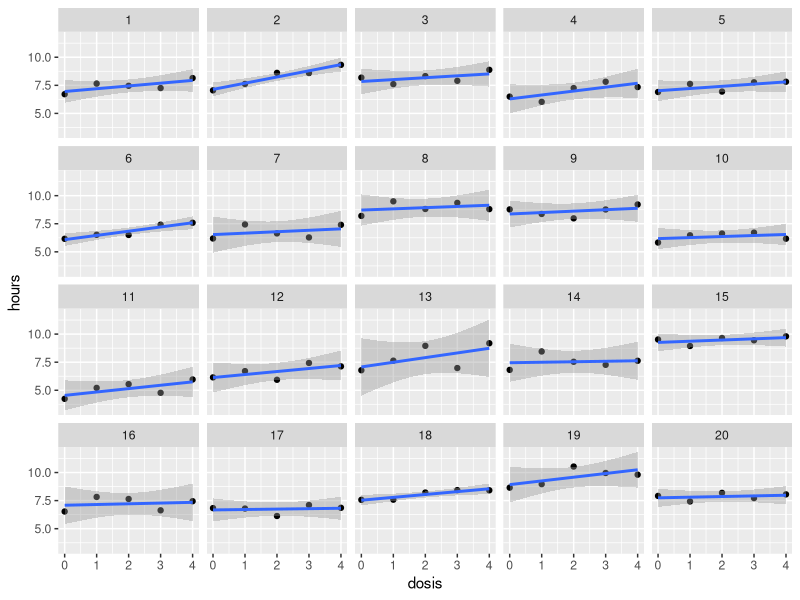
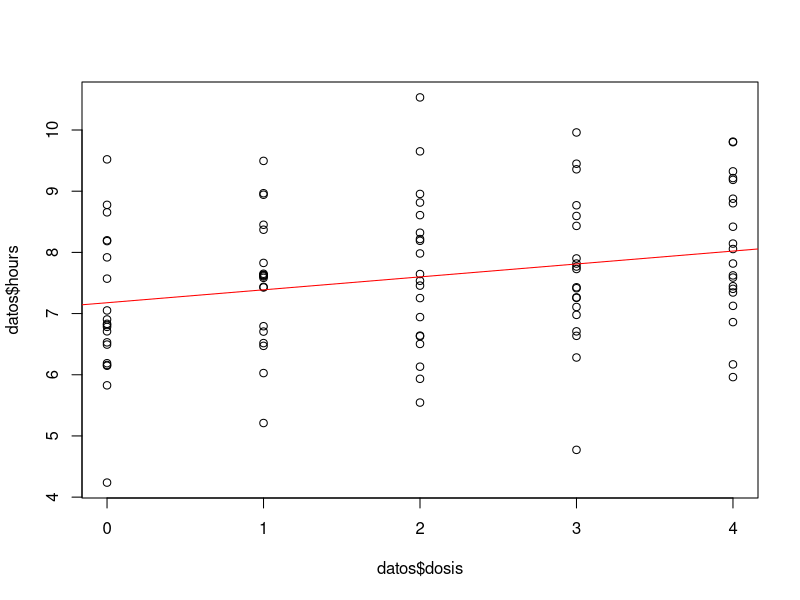
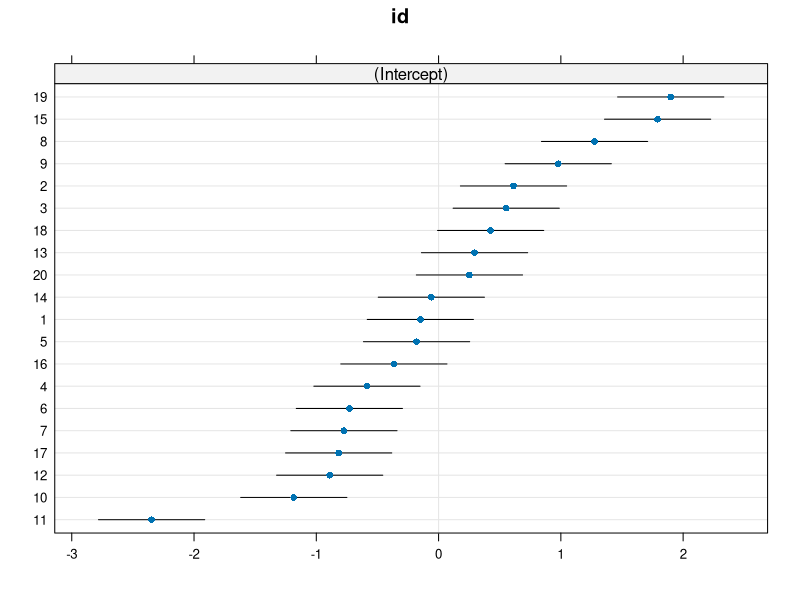
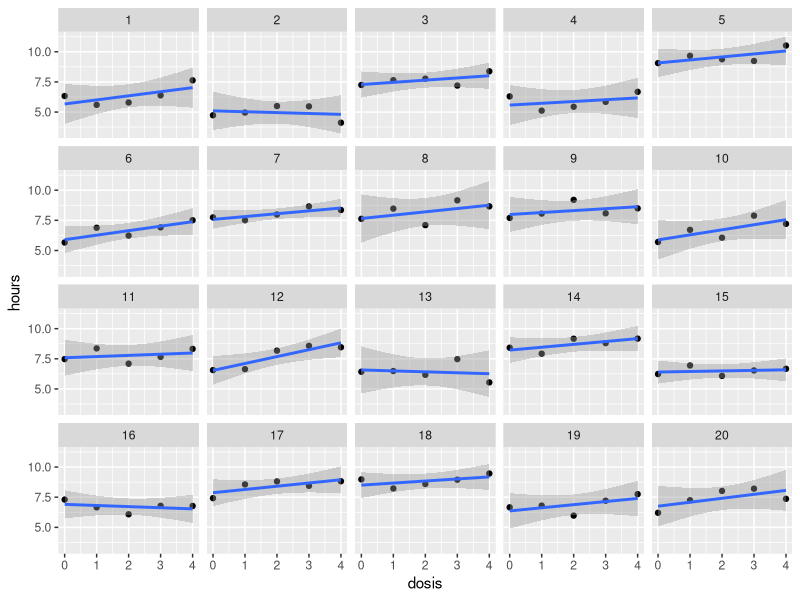
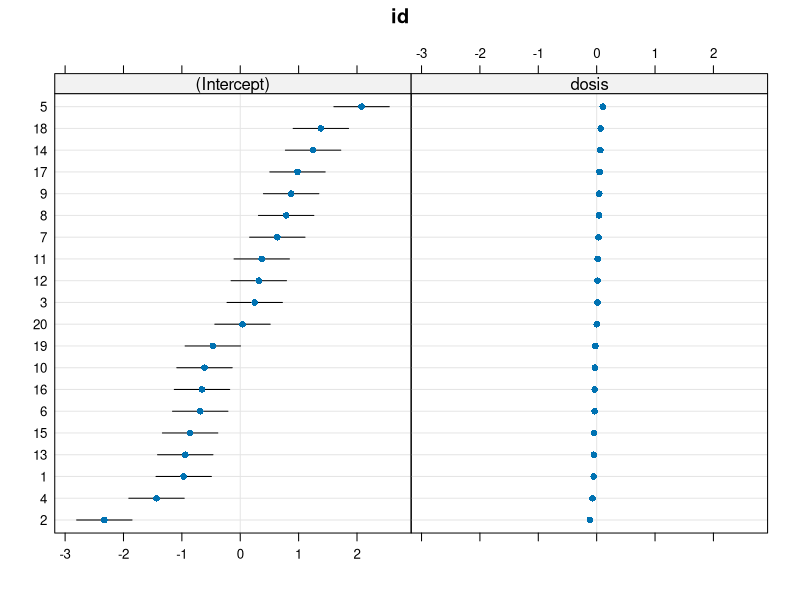
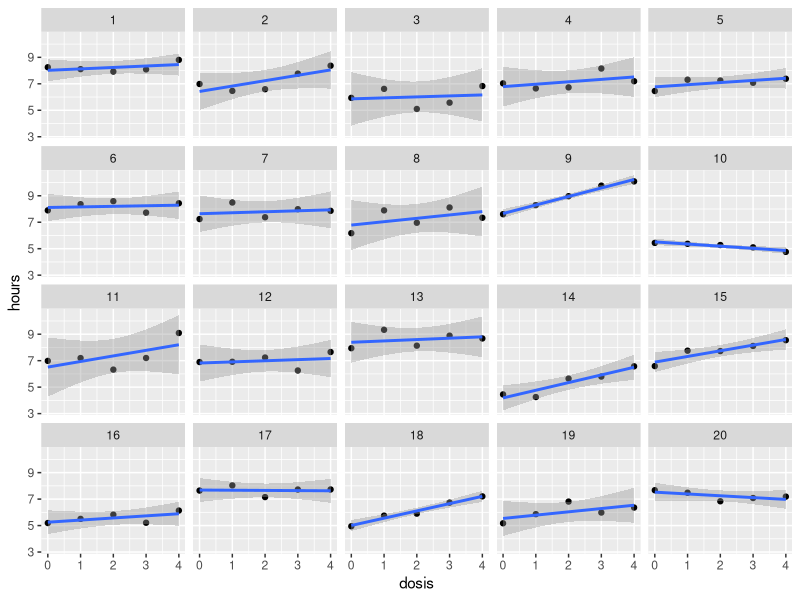

The R script that drew these images, in order:
##########################################################################################
# @gilbellosta, 2018-05-26
# Generative model for longitudinal data (mixed models)
##########################################################################################
setwd("~/Projectes/R/CursBayesianStatistics/session_03")
library(plyr)
library(ggplot2)
library(lme4)
library(lattice)

#-----------------------------------------------------------------------------------------
# Random intercepts, fixed slopes
#-----------------------------------------------------------------------------------------

slope <- 0.2

dose_levels <- 0:4
n_subjects <- 20

hours_without <- rnorm(n_subjects, 7, 1)

datos <- ldply(1:n_subjects, function(i) 
  data.frame(id = i, 
             dosis = dose_levels, 
             hours = hours_without[i] + slope * dose_levels + 
               rnorm(length(dose_levels), 0, 0.5)
             ))

datos$id <- factor(datos$id)

ggplot(datos, aes(x = dosis, y = hours)) + 
  geom_point() + 
  geom_smooth(method = "lm") +
  facet_wrap(~id)


## model fitting (without using mixed models yet)

plot(datos$dosis, datos$hours)
abline(lm(hours ~ dosis, data = datos), col = "red")

modelo_00 <- lm(hours ~ dosis, data = datos)
summary(modelo_00)

modelo_01 <- lm(hours ~ id + dosis, data = datos)
modelo_01 <- lm(hours ~ -1 + id + dosis, data = datos)
summary(modelo_01)

modelo_02 <- lmer(hours ~ dosis + (1 | id), data = datos)
summary(modelo_02)

dotplot(ranef(modelo_02, condVar = TRUE))

#-----------------------------------------------------------------------------------------
# Random intercepts, random slopes
#-----------------------------------------------------------------------------------------

slope <- 0.2

dose_levels <- 0:4
n_subjects <- 20

hours_without <- rnorm(n_subjects, 7, 1)
slopes_sj <- rnorm(n_subjects, slope, 0.1)

datos <- ldply(1:n_subjects, function(i) data.frame(id = i, 
                                                   dosis = dose_levels, 
                                                   hours = hours_without[i] + slopes_sj[i] * dose_levels + 
                                                     rnorm(length(dose_levels), 0, 0.5)))

datos$id <- factor(datos$id)

ggplot(datos, aes(x = dosis, y = hours)) + 
  geom_point() + 
  geom_smooth(method = "lm") +
  facet_wrap(~id)


## model fitting, non-mixed modelling first

modelo_00 <- lm(hours ~ id + dosis * id, data = datos)
summary(modelo_00)

#diem que es dependent la dosis i el id
modelo_01 <- lmer(hours ~ 1 + dosis + (1 + dosis| id), data = datos)
#diem que no hi ha dependencia entre la dosis i el id...  o al reves. S'ha de revisar.
#modelo_01 <- lmer(hours ~ 1 + dosis + (1 | id) + (dosis| id), data = datos)
summary(modelo_01)

datos_alt <- datos
datos_alt$dosis <- datos_alt$dosis - 2
modelo_01 <- lmer(hours ~ 1 + dosis + (1 + dosis| id), data = datos_alt)
summary(modelo_01)

dotplot(ranef(modelo_01, condVar = TRUE))

#-----------------------------------------------------------------------------------------
# Random intercepts, random slopes, more effects
#-----------------------------------------------------------------------------------------

slope <- 0.2

dose_levels <- 0:4
n_subjects <- 20

sexo <- rep(0:1, each = n_subjects / 2)


hours_without <- rnorm(n_subjects, 7, 1)
slopes_sj <- rnorm(n_subjects, slope, 0.1)

datos <- ldply(1:n_subjects, function(i) data.frame(id = i, 
                                                   dosis = dose_levels, 
                                                   sexo  = sexo[i],
                                                   hours = hours_without[i]  - 0.5 * sexo[i] + slopes_sj[i] * dose_levels + rnorm(length(dose_levels), 0, 0.5)))

datos$id <- factor(datos$id)
datos$sexo <- factor(datos$sexo)

ggplot(datos, aes(x = dosis, y = hours)) + 
  geom_point() + 
  geom_smooth(method = "lm") +
  facet_wrap(~id)


## model fitting 

modelo_00 <- lm(hours ~ id + sexo + dosis * id, data = datos)
summary(modelo_00)

modelo_01 <- lmer(hours ~ 1 + sexo + dosis + (1 + dosis| id), data = datos)
summary(modelo_01)
